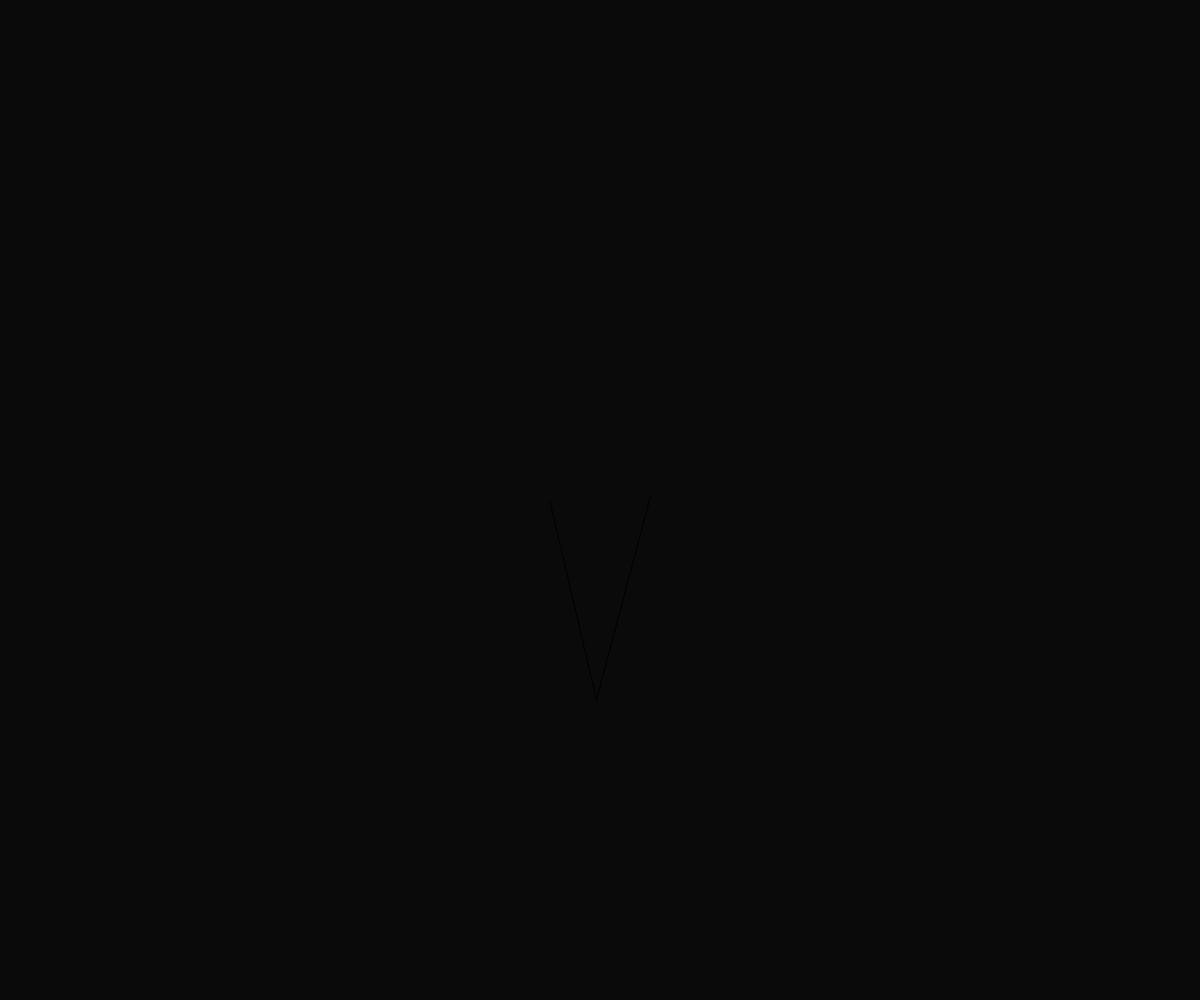
Frame 1 (no input)
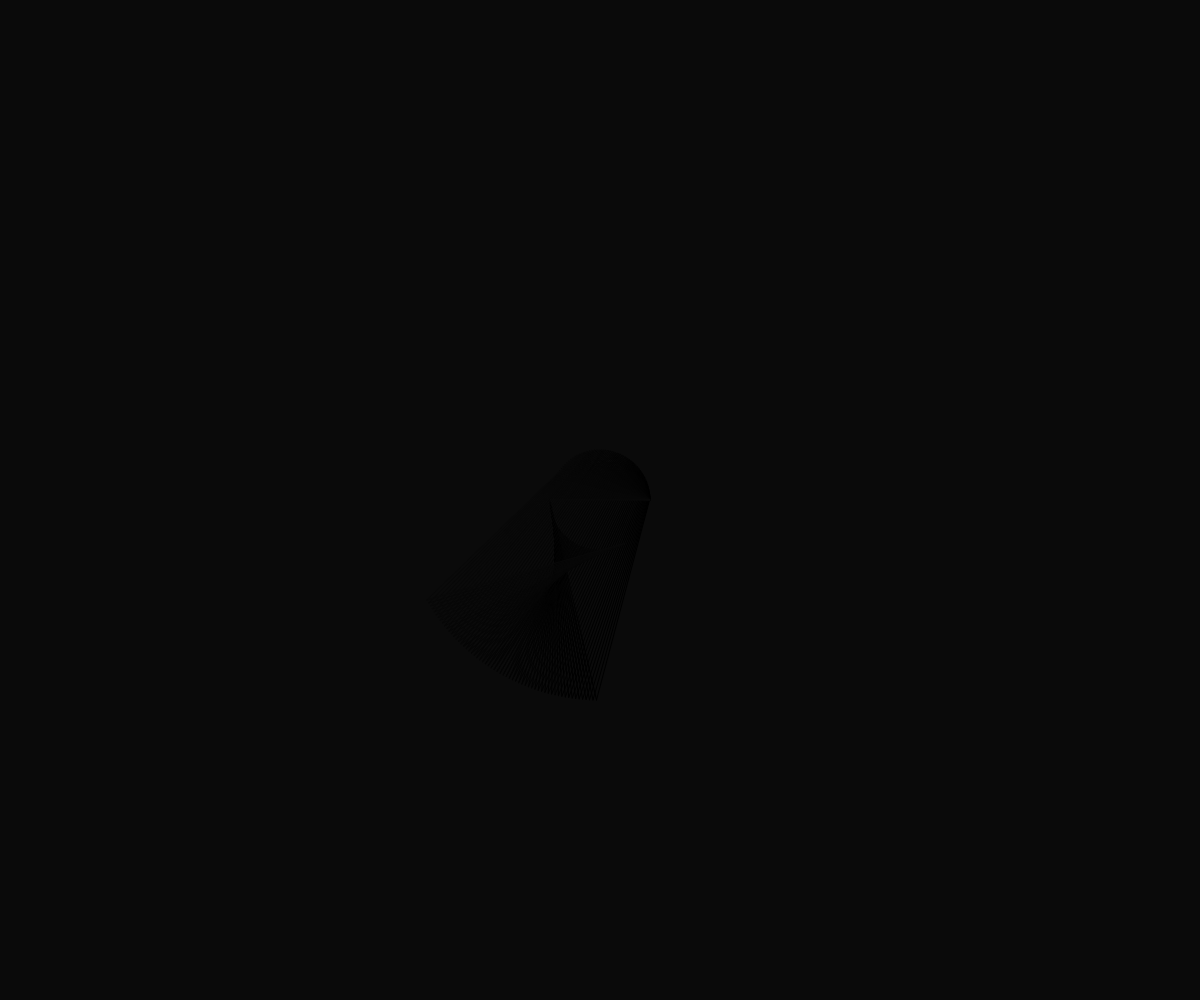
Frame 60 (no input)
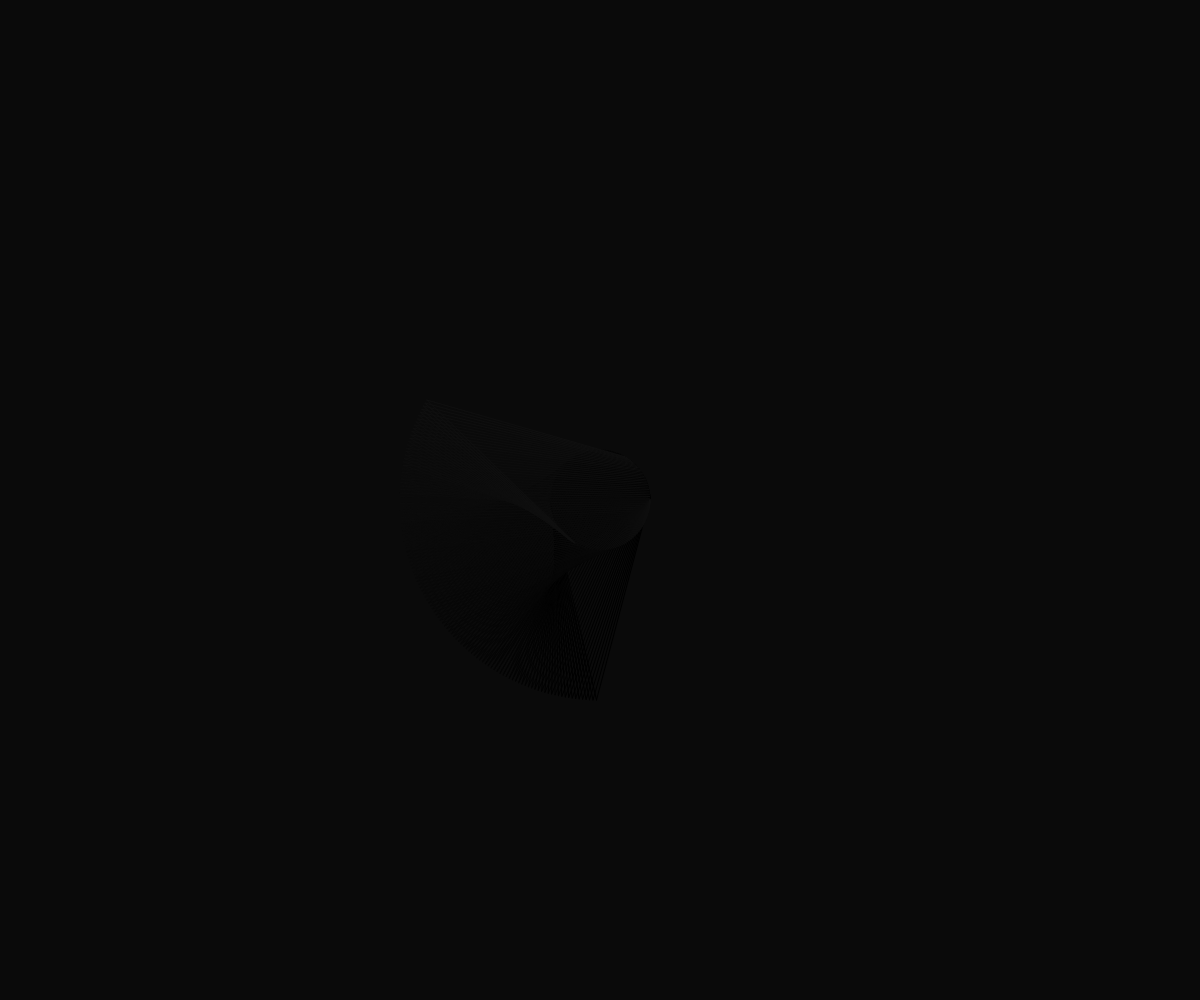
Frame 120 (the mouse pressed at the canvas centre since frame 60)

The p5.js sketch that drew these frames (run headless with seeded random() and noise() and a simulated clock; from frame 60 on, the mouse is pressed at the canvas centre):

// p5.js sketch
// ── sketch.js
function setup() {
  createCanvas(windowWidth, windowHeight);
  angleMode(DEGREES)
  background(10);
  frameRate(60);
}

function draw() {

  push();
  translate(width/2, height/2);
  rotate(frameCount);
  stroke(color(frameCount/8));
  strokeWeight(1);
  line(0,200,50*cos(frameCount*3),50*-sin(frameCount*3));
  pop();

  push();
  translate(width/2, height/2);
  stroke(color(frameCount/8),frameCount/4,frameCount/2);
  strokeWeight(1);
  line(50,0,50*cos(frameCount*3),50*-sin(frameCount*3));
  pop();

  push();
  translate(width/2, height/2);
  rotate(frameCount);
  stroke(color(frameCount/8));
  strokeWeight(1);
  line(0,200,50*-cos(frameCount*3),50*sin(frameCount*3));
  pop();


}
